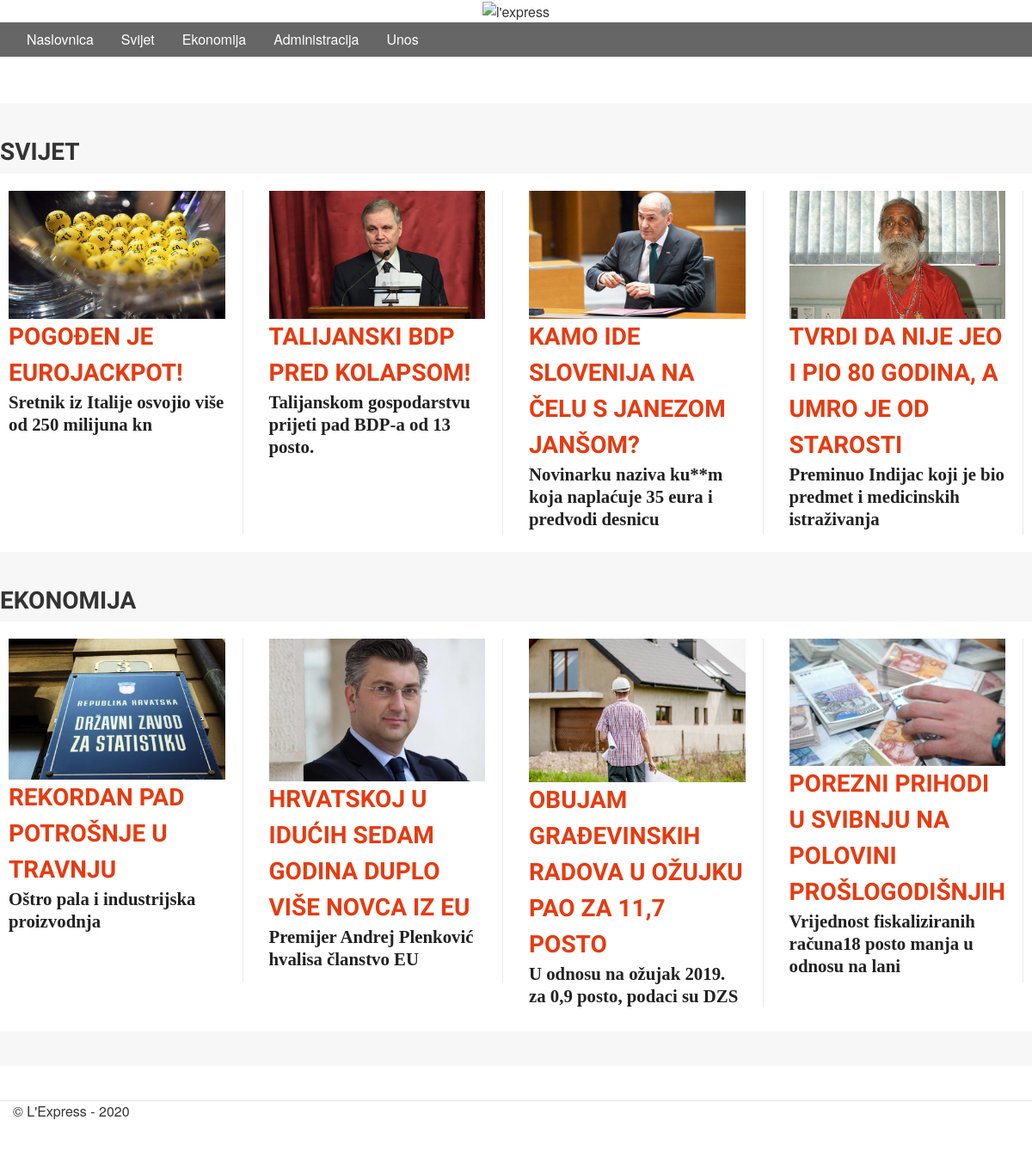
The page / on the database its author committed.
### tables this page shows
CREATE TABLE `vijesti` (
  `id` int(11) NOT NULL,
  `naslov` varchar(64) NOT NULL,
  `datum` varchar(32) NOT NULL,
  `sazetak` mediumtext NOT NULL,
  `tekst` mediumtext NOT NULL,
  `slika` varchar(64) NOT NULL,
  `kategorija` varchar(64) NOT NULL,
  `arhiva` tinyint(1) NOT NULL
);

### index.php (the view, shortened to what this page needs)
<?php
include 'connect.php';
$query = "SELECT * FROM vijesti WHERE kategorija = 'svijet'  AND arhiva = 0 LIMIT 4";
$result_svijet = mysqli_query($dbc, $query);
$query = "SELECT * FROM vijesti WHERE kategorija = 'ekonomija' AND arhiva = 0 LIMIT 4";
$result_ekonomija = mysqli_query($dbc, $query);
?>
<!doctype html>
<html lang="en">
  <head>
    <link rel="stylesheet" href="https://stackpath.bootstrapcdn.com/bootstrap/4.3.1/css/bootstrap.min.css">
    <link rel="stylesheet" href="./css/style.css">
  </head>
  <body>
    <header class="header">
        <div class="container-fluid">
            <div class="row header-main">
                <div class="col-md-12">
                    <div class="center">
                        <img src="./img/Express.png" class="img-fluid" alt="l'express" width="180" height="59">
                    </div>
                </div>
            </div>
            <div class="row header-navigation">
                <div class="col-md-12">
                    <div class="inner-wrapper">
                        <nav class="nav">
                            <a class="nav-link active" href="./index.php">Naslovnica</a>
                            <a class="nav-link" href="./kategorija.php?kategorija=svijet">Svijet</a>
                            <a class="nav-link" href="./kategorija.php?kategorija=ekonomija">Ekonomija</a>
                            <a class="nav-link" href="./administracija.php">Administracija </a>
                            <a class="nav-link" href="./unos.php">Unos</a>
                        </nav>
                    </div>
                </div>
            </div>
        </div>
    </header>
    <main>
        <section class="monde">
            <div class="inner-wrapper">
                <h2 class="kat-naslov"><a href="./kategorija.php?kategorija=svijet" class="kat-naslov-link">Svijet</a></h2>
                <div class="container-fluid kat-wrapper">
                    <div class="row">
                        <?php
                            while($row = mysqli_fetch_array($result_svijet)) {
                               echo
                        '<div class="col-md-3">
                            <article class="clanak">
                                <div class="clanak-wrapper">
                                    <div class="clanak-slika">
                                        <img src="'.$row['slika'].'" class="img-fluid" alt="'.$row['naslov'].'a" title="'.$row['naslov'].'">
                                    </div>
                                    <div class="clanak-naslov"><a href="./clanak.php?id='.$row['id'].'" class="tag-link"> '.$row['naslov'].'</a></div>
                                    <h2 class="clanak-sazetak"> <a href="./clanak.php?id='.$row['id'].'" class="clanak-link">'.$row['sazetak'].'</a> </h2>
                                </div>
                            </article>
                        </div>';
                            }
                        ?>
                    </div>
                </div>
         </div>
        </section>
        <section class="economie m-bottom">
            <div class="inner-wrapper">
                <h2 class="kat-naslov"><a href="./kategorija.php?kategorija=ekonomija" class="kat-naslov-link">Ekonomija</a></h2>
                <div class="container-fluid kat-wrapper">
                    <div class="row">
                        <?php
                            while($row = mysqli_fetch_array($result_ekonomija)) {
                               echo
                        '<div class="col-md-3">
                            <article class="clanak">
                                <div class="clanak-wrapper">
                                    <div class="clanak-slika">
                                        <img src="'.$row['slika'].'" class="img-fluid" alt="'.$row['naslov'].'a" title="'.$row['naslov'].'">
                                    </div>
                                    <div class="clanak-naslov"><a href="./clanak.php?id='.$row['id'].'" class="tag-link"> '.$row['naslov'].'</a></div>
                                    <h2 class="clanak-sazetak"> <a href="./clanak.php?id='.$row['id'].'" class="clanak-link">'.$row['sazetak'].'</a> </h2>
                                </div>
                            </article>
                        </div>';
                            }
                        ?>
                    </div>
                </div>
         </div>
        </section>
    </main>
    <footer class="footer">
        <div class="inner-wrapper">
            <p>&nbsp;</p>
            <div class="container-fluid border-top">
              <div class="footer-inner">
                <p> &copy; L'Express - 2020 </p>
              </div>
            </div>
          </div>
    </footer>
  </body>
</html>

### css/style.css (style rules this page uses)
body { width: 100%; font-size: 100%; margin: 0; background: #f7f7f7; color: #2b2b2b; }
.center { text-align: center; }
.inner-wrapper { max-width: 1248px; margin: 0 auto; }
.m-bottom { margin-bottom: 40px; }
.header, .footer { font-family: Helvetica Neue,Arial,sans-serif; color: #333; background: #fff; position: relative; z-index: 20; height: 120px; }
.header-main { align-items: center; justify-content: center; }
.header-navigation { background: #666666; }
.header-navigation nav a.nav-link { color:#fff; vertical-align: middle; }
section { margin-top: 40px; }
section .kat-wrapper { background-color: #fff; padding: 20px 10px; }
section h2.kat-naslov { font-family: 'Ubuntu Condensed', sans-serif; font-weight: 700; text-transform: uppercase; font-stretch: condensed; font-size: 1.75em; color: #333; }
section a.kat-naslov-link { color: #333; }
article.clanak { font-family: 'Ubuntu Condensed', sans-serif; border-right: 1px solid #eaeaea; padding-right: 20px; min-height: 400px; }
div.clanak-naslov a.tag-link, #clanak a.tag-link { color: #e63b11;; text-transform: uppercase; font-weight: 600; font-size: 1.75em; }
article a.clanak-link { font-size: 1.3rem; color: #212121; }
article h2.clanak-sazetak { font-family: Georgia, 'Times New Roman', Times, serif; font-size: 1.30em; line-height: 1.25em; color: #333; font-weight: 700; }

### rows shown on the page
vijesti: slika (picture), naslov "POGOĐEN JE EUROJACKPOT!", sazetak "Sretnik iz Italije osvojio više od 250 milijuna kn"
vijesti: slika (picture), naslov "TALIJANSKI BDP PRED KOLAPSOM!", sazetak "Talijanskom gospodarstvu prijeti pad BDP-a od 13 posto."
vijesti: slika (picture), naslov "KAMO IDE SLOVENIJA NA ČELU S JANEZOM JANŠOM?", sazetak "Novinarku naziva ku**m koja naplaćuje 35 eura i predvodi desnicu"
vijesti: slika (picture), naslov "TVRDI DA NIJE JEO I PIO 80 GODINA, A UMRO JE OD STAROSTI", sazetak "Preminuo Indijac koji je bio predmet i medicinskih istraživanja"
vijesti: slika (picture), naslov "REKORDAN PAD POTROŠNJE U TRAVNJU", sazetak "Oštro pala i industrijska proizvodnja"
vijesti: slika (picture), naslov "HRVATSKOJ U IDUĆIH SEDAM GODINA DUPLO VIŠE NOVCA IZ EU", sazetak "Premijer Andrej Plenković hvalisa članstvo EU"
vijesti: slika (picture), naslov "OBUJAM GRAĐEVINSKIH RADOVA U OŽUJKU PAO ZA 11,7 POSTO", sazetak "U odnosu na ožujak 2019. za 0,9 posto, podaci su DZS"
vijesti: slika (picture), naslov "POREZNI PRIHODI U SVIBNJU NA POLOVINI PROŠLOGODIŠNJIH", sazetak "Vrijednost fiskaliziranih računa18 posto manja u odnosu na lani"
